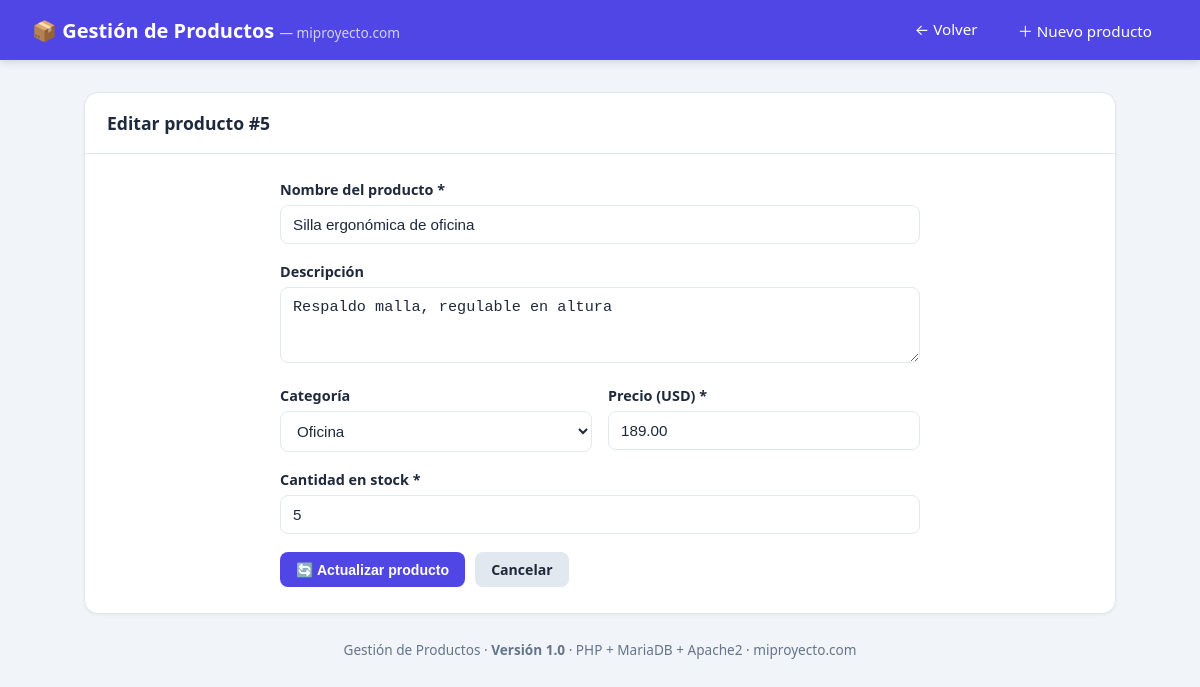
/editar.php?id=5, run on the app's committed database.
### tables this page shows
CREATE TABLE IF NOT EXISTS productos (
    id                INT UNSIGNED     NOT NULL AUTO_INCREMENT,
    nombre            VARCHAR(100)     NOT NULL,
    descripcion       TEXT             NULL,
    categoria         VARCHAR(50)      NOT NULL DEFAULT 'General',
    precio            DECIMAL(10,2)    NOT NULL DEFAULT 0.00,
    cantidad          INT UNSIGNED     NOT NULL DEFAULT 0,
    fecha_creacion    TIMESTAMP        NOT NULL DEFAULT CURRENT_TIMESTAMP,
    fecha_actualizacion TIMESTAMP      NOT NULL DEFAULT CURRENT_TIMESTAMP
                                       ON UPDATE CURRENT_TIMESTAMP,
    PRIMARY KEY (id),
    KEY idx_categoria (categoria)
);

### public/editar.php (the view, shortened to what this page needs)
<?php
require __DIR__ . '/db.php';
$categorias = ['Electrónica', 'Informática', 'Oficina', 'Accesorios', 'General'];
$id = $_GET['id'] ?? null;
$sentencia = $conexion->prepare('SELECT id, nombre, descripcion, categoria, precio, cantidad
                                 FROM productos WHERE id = ?');
$sentencia->bind_param('i', $id);
$sentencia->execute();
$resultado = $sentencia->get_result();
$producto = $resultado->fetch_assoc();
$nombre      = $producto['nombre'];
$descripcion = $producto['descripcion'] ?? '';
$categoria   = $producto['categoria'];
$precio      = $producto['precio'];
$cantidad    = $producto['cantidad'];
?>
<!DOCTYPE html>
<html lang="es">
<head>
<link rel="stylesheet" href="assets/estilos.css">
</head>
<body>
<header class="navbar">
    <div class="marca">📦 Gestión de Productos <span>— miproyecto.com</span></div>
    <nav>
        <a href="index.php">← Volver</a>
        <a href="crear.php">＋ Nuevo producto</a>
    </nav>
</header>
<main class="contenedor">
    <section class="panel">
        <div class="panel-cabecera">
            <h2>Editar producto #<?= (int) $id ?></h2>
        </div>
        <div style="padding: 26px;">
            <form method="post" class="formulario">
                <div class="campo">
                    <label for="nombre">Nombre del producto *</label>
                    <input type="text" id="nombre" name="nombre" maxlength="100" required
                           value="<?= htmlspecialchars($nombre) ?>">
                </div>
                <div class="campo">
                    <label for="descripcion">Descripción</label>
                    <textarea id="descripcion" name="descripcion" rows="3"><?= htmlspecialchars($descripcion) ?></textarea>
                </div>
                <div class="fila">
                    <div class="campo">
                        <label for="categoria">Categoría</label>
                        <select id="categoria" name="categoria">
                            <?php foreach ($categorias as $c): ?>
                                <option value="<?= htmlspecialchars($c) ?>" <?= $c === $categoria ? 'selected' : '' ?>>
                                    <?= htmlspecialchars($c) ?>
                                </option>
                            <?php endforeach; ?>
                        </select>
                    </div>
                    <div class="campo">
                        <label for="precio">Precio (USD) *</label>
                        <input type="number" id="precio" name="precio" step="0.01" min="0" required
                               value="<?= htmlspecialchars((string) $precio) ?>">
                    </div>
                </div>
                <div class="campo">
                    <label for="cantidad">Cantidad en stock *</label>
                    <input type="number" id="cantidad" name="cantidad" min="0" step="1" required
                           value="<?= (int) $cantidad ?>">
                </div>
                <div class="acciones">
                    <button type="submit" class="btn btn-primario">🔄 Actualizar producto</button>
                    <a href="index.php" class="btn btn-neutro">Cancelar</a>
                </div>
            </form>
        </div>
    </section>
    <footer class="pie">
        Gestión de Productos · <strong>Versión 1.0</strong> · PHP + MariaDB + Apache2 · miproyecto.com
    </footer>
</main>
</body>
</html>

### public/assets/estilos.css (style rules this page uses)
:root { --primario: #4f46e5; --primario-osc: #4338ca; --fondo: #f1f5f9; --texto: #1e293b; --texto-suave: #64748b; --borde: #e2e8f0; --exito: #16a34a; --peligro: #dc2626; --ambar: #d97706; }
* { margin: 0; padding: 0; box-sizing: border-box; }
body { font-family: "Segoe UI", system-ui, -apple-system, Arial, sans-serif; background: var(--fondo); color: var(--texto); min-height: 100vh; }
a { text-decoration: none; color: inherit; }
.navbar { background: var(--primario); color: #fff; padding: 0 32px; height: 60px; display: flex; align-items: center; justify-content: space-between; box-shadow: 0 2px 8px rgba(0,0,0,.15); }
.navbar .marca { font-size: 1.25rem; font-weight: 600; }
.navbar .marca span { opacity: .75; font-weight: 400; font-size: .85rem; }
.navbar nav { display: flex; gap: 8px; }
.navbar nav a { padding: 8px 16px; border-radius: 8px; font-size: .95rem; transition: background .2s; }
.contenedor { max-width: 1080px; margin: 32px auto; padding: 0 24px; }
.panel { background: #fff; border: 1px solid var(--borde); border-radius: 14px; box-shadow: 0 1px 3px rgba(0,0,0,.06); overflow: hidden; }
.panel-cabecera { display: flex; align-items: center; justify-content: space-between; padding: 18px 22px; border-bottom: 1px solid var(--borde); }
.panel-cabecera h2 { font-size: 1.1rem; }
.btn { display: inline-block; padding: 8px 16px; border: none; border-radius: 8px; font-size: .88rem; font-weight: 600; cursor: pointer; transition: filter .15s; }
.btn-primario { background: var(--primario); color: #fff; }
.btn-neutro { background: #e2e8f0; color: var(--texto); }
.formulario { max-width: 640px; margin: 0 auto; }
.campo { margin-bottom: 18px; }
.campo label { display: block; font-weight: 600; font-size: .9rem; margin-bottom: 6px; }
.campo input, .campo textarea, .campo select { width: 100%; padding: 10px 12px; border: 1px solid var(--borde); border-radius: 8px; font-size: .95rem; background: #fff; color: var(--texto); }
.fila { display: grid; grid-template-columns: 1fr 1fr; gap: 16px; }
.acciones { display: flex; gap: 10px; margin-top: 8px; }
.pie { text-align: center; color: var(--texto-suave); font-size: .85rem; padding: 26px 0 10px; }

### data on the page
productos: nombre "Silla ergonómica de oficina", descripcion "Respaldo malla, regulable en altura", categoria "Oficina", precio "189.00", cantidad "5"

### other printed values
$id "5"
